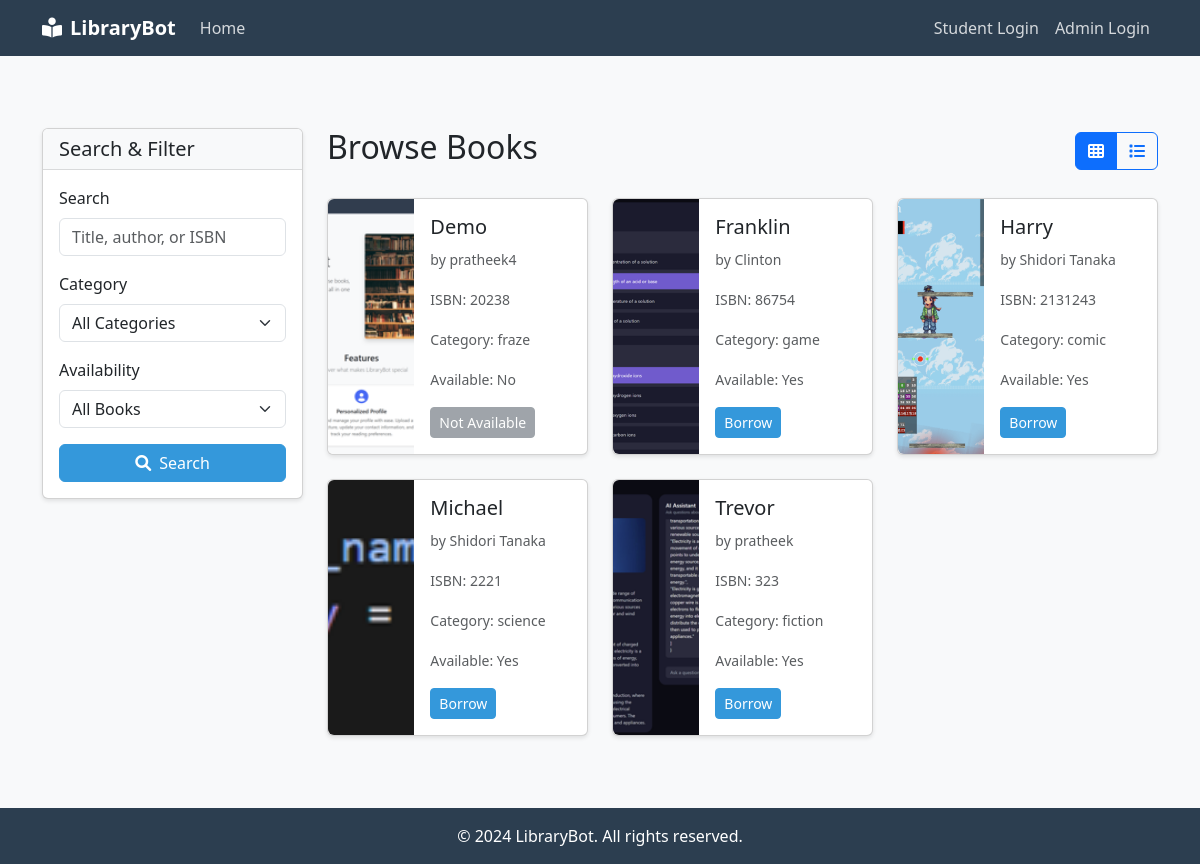
Screenshot of /browse_books with the database file from the repository.
### tables this page shows
CREATE TABLE books (
        id INTEGER PRIMARY KEY AUTOINCREMENT,
        title TEXT NOT NULL,
        author TEXT NOT NULL,
        genre TEXT,
        isbn TEXT UNIQUE,
        cover_image TEXT,
        category_id INTEGER,
        available INTEGER DEFAULT 1,
        FOREIGN KEY (category_id) REFERENCES categories (id)
    );

CREATE TABLE categories (
        id INTEGER PRIMARY KEY AUTOINCREMENT,
        name TEXT UNIQUE NOT NULL,
        description TEXT,
        created_at TIMESTAMP DEFAULT CURRENT_TIMESTAMP
    );

### server.py (the view)
@app.route('/browse_books')
def browse_books():
    conn = get_db_connection()
    search_query = request.args.get('search', '').strip()
    category_id = request.args.get('category', '')
    availability = request.args.get('availability', '')
    sql_query = '''
        SELECT b.*, c.name as category_name
        FROM books b
        LEFT JOIN categories c ON b.category_id = c.id
        WHERE 1=1
    '''
    query_params = []
    if search_query:
        sql_query += ' AND (b.title LIKE ? OR b.author LIKE ? OR b.isbn LIKE ?)'
        query_params.extend([f'%{search_query}%', f'%{search_query}%', f'%{search_query}%'])
    if category_id:
        sql_query += ' AND b.category_id = ?'
        query_params.append(category_id)
    if availability == 'available':
        sql_query += ' AND b.available = 1'
    elif availability == 'borrowed':
        sql_query += ' AND b.available = 0'
    sql_query += ' ORDER BY b.title'
    try:
        books = conn.execute(sql_query, query_params).fetchall()
    except Exception as e:
        flash(f'Error fetching books: {e}', 'danger')
        books = []
    categories = []
    try:
        categories = conn.execute('SELECT id, name FROM categories ORDER BY name').fetchall()
    except sqlite3.OperationalError:
        print("DEBUG: Categories table not found for browse books category filter.")
    conn.close()
    pagination = {
        'page': 1,
        'pages': 1,
        'has_prev': False,
        'has_next': False,
        'iter_pages': lambda: [1]
    }
    return render_template('browse_books.html',
                           books=books,
                           categories=categories,
                           pagination=pagination,
                           request=request) # Pass request object for url_for args in template

### server.py (called while the page is built)
def get_db_connection():
    conn = sqlite3.connect('books.db')
    conn.row_factory = sqlite3.Row
    return conn

### templates/browse_books.html (shortened to what this page needs)
{% extends "base.html" %}
{% block content %}
<div class="container mt-5">
    <div class="row">
        <div class="col-md-3">
            <div class="card mb-4">
                <div class="card-header">
                    <h5 class="mb-0">Search & Filter</h5>
                </div>
                <div class="card-body">
                    <form method="GET" action="{{ url_for('browse_books') }}">
                        <div class="mb-3">
                            <label for="search" class="form-label">Search</label>
                            <input type="text" class="form-control" id="search" name="search"
                                   value="{{ request.args.get('search', '') }}"
                                   placeholder="Title, author, or ISBN">
                        </div>
                        <div class="mb-3">
                            <label for="category" class="form-label">Category</label>
                            <select class="form-select" id="category" name="category">
                                <option value="">All Categories</option>
                            </select>
                        </div>
                        <div class="mb-3">
                            <label for="availability" class="form-label">Availability</label>
                            <select class="form-select" id="availability" name="availability">
                                <option value="">All Books</option>
                            </select>
                        </div>
                        <div class="d-grid">
                            <button type="submit" class="btn btn-primary">
                                <i class="fas fa-search me-2"></i>Search
                            </button>
                        </div>
                    </form>
                </div>
            </div>
        </div>
        <div class="col-md-9">
            <div class="d-flex justify-content-between align-items-center mb-4">
                <h2>Browse Books</h2>
                <div class="btn-group">
                    <button type="button" class="btn btn-outline-primary active" data-view="grid">
                        <i class="fas fa-th"></i>
                    </button>
                    <button type="button" class="btn btn-outline-primary" data-view="list">
                        <i class="fas fa-list"></i>
                    </button>
                </div>
            </div>
            {% if books %}
            <div class="row" id="books-grid">
                {% for book in books %}
                <div class="col-md-4 mb-4">
                    <div class="card h-100">
                        <div class="row g-0">
                            <div class="col-md-4">
                                {% if book.cover_image %}
                                    <img src="{{ url_for('static', filename='book_covers/' + book.cover_image) }}" class="img-fluid rounded-start h-100" alt="{{ book.title }} Cover" style="object-fit: cover;">
                                {% else %}
                                    <img src="{{ url_for('static', filename='images/default_book_cover.png') }}" class="img-fluid rounded-start h-100" alt="Default Cover" style="object-fit: cover;">
                                {% endif %}
                            </div>
                            <div class="col-md-8">
                                <div class="card-body d-flex flex-column">
                                    <h5 class="card-title">{{ book.title }}</h5>
                                    <p class="card-text"><small class="text-muted">by {{ book.author }}</small></p>
                                    <p class="card-text"><small class="text-muted">ISBN: {{ book.isbn or '-' }}</small></p>
                                    <p class="card-text"><small class="text-muted">Category: {{ book.category_name or '-' }}</small></p>
                                    <p class="card-text"><small class="text-muted">Available: {% if book.available == 1 %}Yes{% else %}No{% endif %}</small></p>
                                    <div class="mt-auto">
                                        {% if book.available == 1 %}
                                            <a href="{{ url_for('borrow_book_route', book_id=book.id) }}" class="btn btn-primary btn-sm">Borrow</a>
                                        {% else %}
                                            <button class="btn btn-secondary btn-sm" disabled>Not Available</button>
                                        {% endif %}
                                    </div>
                                </div>
                            </div>
                        </div>
                    </div>
                </div>
                {% endfor %}
            </div>
            {% else %}
            <div class="alert alert-info">
                <i class="fas fa-info-circle me-2"></i>No books found matching your criteria.
            </div>
            {% endif %}
        </div>
    </div>
</div>
{% endblock %}

### templates/base.html (shortened to what this page needs)
<!DOCTYPE html>
<html lang="en">
<head>
    <link href="https://cdn.jsdelivr.net/npm/bootstrap@5.3.0/dist/css/bootstrap.min.css" rel="stylesheet">
    <link href="https://cdnjs.cloudflare.com/ajax/libs/font-awesome/6.0.0/css/all.min.css" rel="stylesheet">
</head>
<body>
    <nav class="navbar navbar-expand-lg navbar-dark mb-4">
        <div class="container">
            <a class="navbar-brand" href="{{ url_for('home') }}">
                <i class="fas fa-book-reader me-2"></i>LibraryBot
            </a>
            <div class="collapse navbar-collapse" id="navbarNav">
                <ul class="navbar-nav me-auto">
                    <li class="nav-item">
                        <a class="nav-link" href="{{ url_for('home') }}">Home</a>
                    </li>
                </ul>
                <ul class="navbar-nav">
                    {% if session.get('logged_in') %}
                    <li class="nav-item dropdown">
                        <a class="nav-link dropdown-toggle" href="#" id="navbarDropdown" role="button"
                           data-bs-toggle="dropdown">
                            <i class="fas fa-user me-1"></i>{{ session.get('username') }}
                        </a>
                        <ul class="dropdown-menu dropdown-menu-end">
                            {% if session.get('role') != 'admin' %}
                            <li>
                                <a class="dropdown-item" href="{{ url_for('profile') }}">
                                    <i class="fas fa-user-edit me-2"></i>Edit Profile
                                </a>
                            </li>
                            {% endif %}
                            <li><hr class="dropdown-divider"></li>
                            <li>
                                <a class="dropdown-item" href="{{ url_for('logout') }}">
                                    <i class="fas fa-sign-out-alt me-2"></i>Logout
                                </a>
                            </li>
                        </ul>
                    </li>
                    {% else %}
                    <li class="nav-item">
                        <a class="nav-link" href="{{ url_for('student_login') }}">Student Login</a>
                    </li>
                    <li class="nav-item">
                        <a class="nav-link" href="{{ url_for('admin_login') }}">Admin Login</a>
                    </li>
                    {% endif %}
                </ul>
            </div>
        </div>
    </nav>
    <main style="flex-grow: 1;">
    {% block content %}{% endblock %}
    </main>
    <footer class="footer mt-5">
        <div class="container text-center">
            <p class="mb-0">&copy; 2024 LibraryBot. All rights reserved.</p>
        </div>
    </footer>
</body>
</html>

### templates/base.html (style rules this page uses)
body { min-height: 100vh; display: flex; flex-direction: column; background-color: #f8f9fa; }
.navbar { background-color: #2c3e50; }
.navbar-brand { color: white !important; font-weight: bold; }
.nav-link { color: rgba(255, 255, 255, 0.8) !important; }
.card { box-shadow: 0 2px 4px rgba(0, 0, 0, 0.1); }
.card-header { background-color: #f8f9fa; border-bottom: 1px solid rgba(0, 0, 0, 0.125); }
.btn-primary { background-color: #3498db; border-color: #3498db; }
.footer { margin-top: auto; background-color: #2c3e50; color: white; padding: 1rem 0; }

### rows the page displays
books: cover_image (picture), title "Demo", author "pratheek4", isbn "20238", name "fraze", available "No"
books: cover_image (picture), title "Franklin", author "Clinton", isbn "86754", name "game", available "Yes"
books: cover_image (picture), title "Harry", author "Shidori Tanaka", isbn "2131243", name "comic", available "Yes"
books: cover_image (picture), title "Michael", author "Shidori Tanaka", isbn "2221", name "science", available "Yes"
books: cover_image (picture), title "Trevor", author "pratheek", isbn "323", name "fiction", available "Yes"
